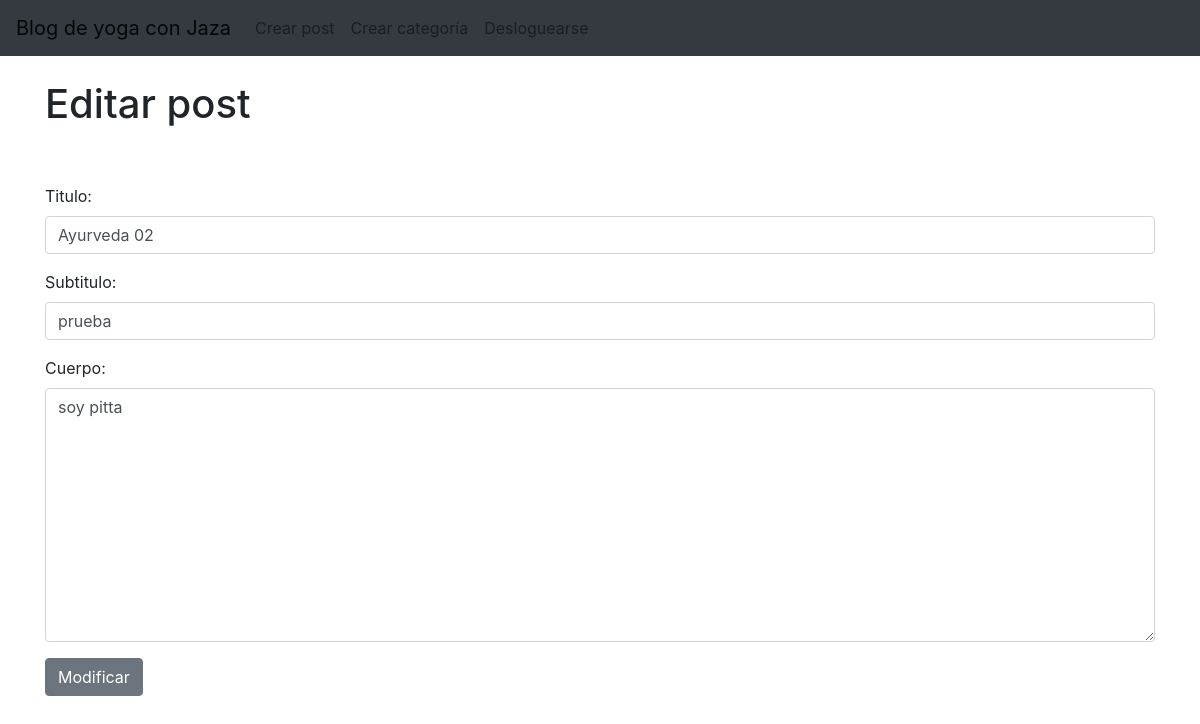
Screenshot of /updatePost/11/ (signed in) with the database file from the repository.
### AppBlogYoga/models.py (models this page shows, shortened)
class Post(models.Model):
    titulo=models.CharField(max_length=200)
    subtitulo=models.CharField(max_length=200)
    cuerpo=models.TextField()
    autor=models.ForeignKey(User, on_delete=models.CASCADE)
    fecha=models.DateTimeField(auto_now_add=True)
    imagen=models.ImageField(upload_to='blog/', blank=True, null=True)
    categoria=models.CharField(max_length=200, default='yoga')

### AppBlogYoga/views.py (the view)
# urls.py: path('updatePost/<int:pk>/', UpdatePost.as_view(), name='updatePost'),
class UpdatePost(UpdateView):
    model = Post
    form_class= UpdateForm
    template_name = 'updatePost.html'

### AppBlogYoga/forms.py
class UpdateForm(forms.ModelForm):
    class Meta:
        model = Post
        fields = ('titulo', 'subtitulo', 'cuerpo')
        widgets = {
            'titulo': forms.TextInput(attrs={'class': 'form-control'}),
            'subtitulo': forms.TextInput(attrs={'class': 'form-control'}),
            'cuerpo': forms.Textarea(attrs={'class': 'form-control'}),
}

### AppBlogYoga/templates/updatePost.html (shortened to what this page needs)
{% extends 'padre.html' %}
{% block content %}
{% if user.is_authenticated %}
<h1>Editar post</h1>
<br/><br/>
<div class="form-group">
    <form method="POST">
    {{ form.as_p }}
    <button class="btn btn-secondary">Modificar</button>
</div>
{% else %}
No tenés permiso para editar
{% endif %}
{% endblock %}

### rows the page displays
Post: titulo "Ayurveda 02", subtitulo "prueba", cuerpo "soy pitta"
